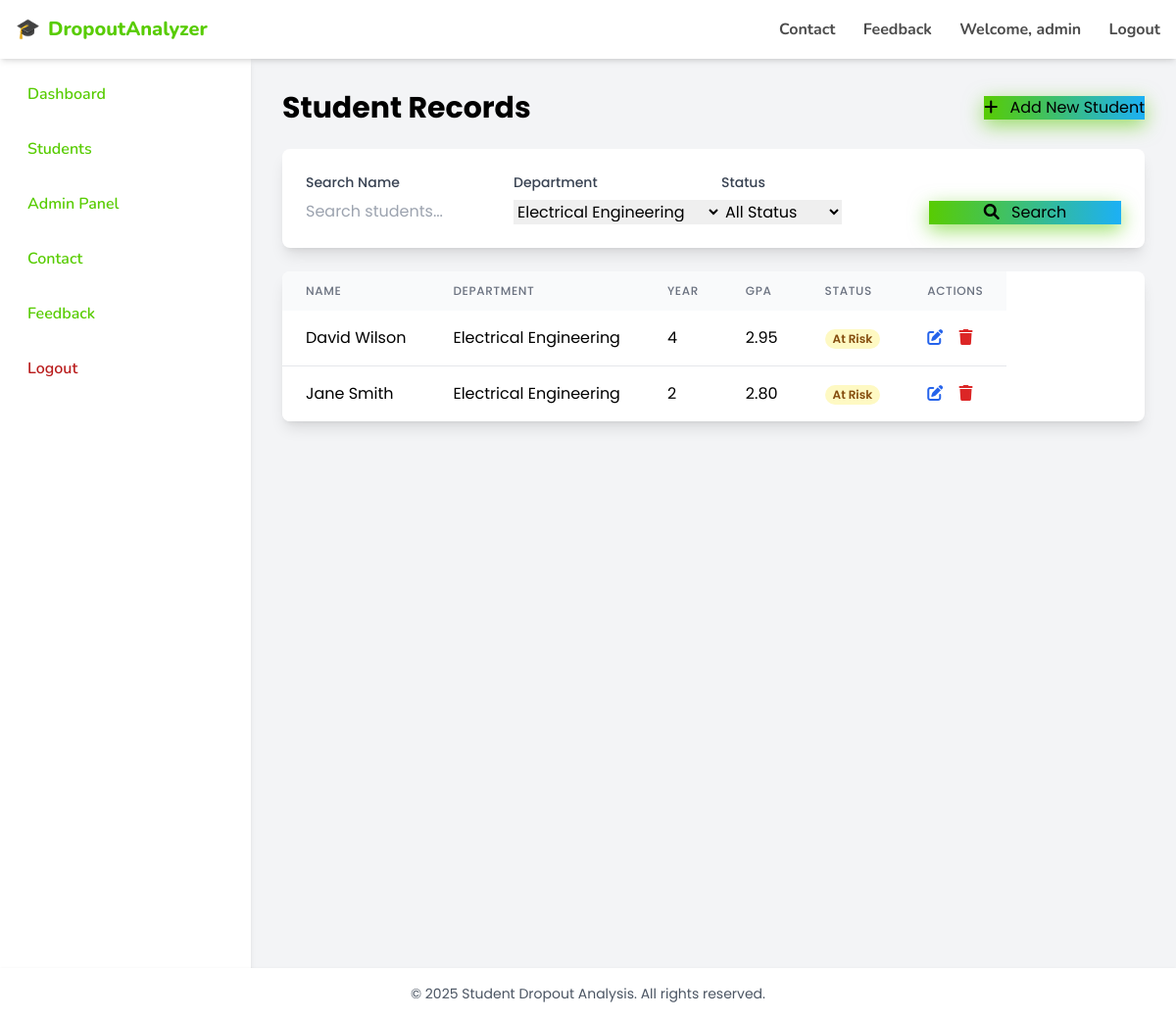
The page /students/view.php?department=Electrical Engineering (signed in) on the database its author committed.
### tables this page shows
CREATE TABLE IF NOT EXISTS students (
    id INT AUTO_INCREMENT PRIMARY KEY,
    name VARCHAR(100) NOT NULL,
    department VARCHAR(100) NOT NULL,
    year INT NOT NULL,
    gpa DECIMAL(3,2) NOT NULL,
    attendance_rate DECIMAL(5,2) DEFAULT 100.00,
    status ENUM('Active', 'At Risk', 'Dropped Out') NOT NULL DEFAULT 'Active',
    created_at TIMESTAMP DEFAULT CURRENT_TIMESTAMP,
    updated_at TIMESTAMP DEFAULT CURRENT_TIMESTAMP ON UPDATE CURRENT_TIMESTAMP
);

### students/view.php (the view, shortened to what this page needs)
<?php
require_once "../includes/db.php";
$page = isset($_GET['page']) ? (int)$_GET['page'] : 1;
$records_per_page = 10;
$offset = ($page - 1) * $records_per_page;
$search = isset($_GET['search']) ? $_GET['search'] : '';
$department_filter = isset($_GET['department']) ? $_GET['department'] : '';
$where_conditions = [];
$params = [];
$param_types = '';
if ($department_filter) {
    $where_conditions[] = "department = ?";
    $params[] = $department_filter;
    $param_types .= 's';
}
$where_clause = '';
if (!empty($where_conditions)) {
    $where_clause = "WHERE " . implode(" AND ", $where_conditions);
}
$query = "SELECT * FROM students $where_clause ORDER BY id DESC LIMIT ? OFFSET ?";
$stmt = $conn->prepare($query);
$param_types .= 'ii';
$params[] = $records_per_page;
$params[] = $offset;
$stmt->bind_param($param_types, ...$params);
$stmt->execute();
$result = $stmt->get_result();
$departments = $conn->query("SELECT DISTINCT department FROM students ORDER BY department")->fetch_all(MYSQLI_ASSOC);
?>
<!DOCTYPE html>
<html lang="en">
<head>
    <script src="https://cdn.tailwindcss.com"></script>
    <link rel="stylesheet" href="https://cdnjs.cloudflare.com/ajax/libs/font-awesome/6.0.0-beta3/css/all.min.css" />
    <link rel="stylesheet" href="../assets/css/style.css" />
</head>
<body class="bg-gray-100 min-h-screen">
    <?php include "../components/navbar.php"; ?>
    <div class="flex">
        <?php include "../components/sidebar.php"; ?>
        <main class="flex-1 p-8">
            <div class="flex justify-between items-center mb-6">
                <h1 class="text-3xl font-bold">Student Records</h1>
                <a href="add.php" class="btn-primary">
                    <i class="fas fa-plus mr-2"></i> Add New Student
                </a>
            </div>
            <div class="bg-white rounded-lg shadow-lg p-6 mb-6">
                <form method="GET" class="grid grid-cols-1 md:grid-cols-4 gap-4">
                    <div>
                        <label class="block text-sm font-medium text-gray-700 mb-2">Search Name</label>
                        <input type="text" name="search" value="<?= htmlspecialchars($search) ?>"
                               class="form-input" placeholder="Search students...">
                    </div>
                    <div>
                        <label class="block text-sm font-medium text-gray-700 mb-2">Department</label>
                        <select name="department" class="form-input">
                            <?php foreach ($departments as $dept): ?>
                                <option value="<?= htmlspecialchars($dept['department']) ?>"
                                        <?= $department_filter === $dept['department'] ? 'selected' : '' ?>>
                                    <?= htmlspecialchars($dept['department']) ?>
                                </option>
                            <?php endforeach; ?>
                        </select>
                    </div>
                    <div>
                        <label class="block text-sm font-medium text-gray-700 mb-2">Status</label>
                        <select name="status" class="form-input">
                            <option value="">All Status</option>
                        </select>
                    </div>
                    <div class="flex items-end">
                        <button type="submit" class="btn-primary w-full">
                            <i class="fas fa-search mr-2"></i> Search
                        </button>
                    </div>
                </form>
            </div>
            <div class="bg-white rounded-lg shadow-lg overflow-hidden">
                <table class="data-table">
                    <thead class="bg-gray-50">
                        <tr>
                            <th class="px-6 py-3 text-left text-xs font-medium text-gray-500 uppercase tracking-wider">Name</th>
                            <th class="px-6 py-3 text-left text-xs font-medium text-gray-500 uppercase tracking-wider">Department</th>
                            <th class="px-6 py-3 text-left text-xs font-medium text-gray-500 uppercase tracking-wider">Year</th>
                            <th class="px-6 py-3 text-left text-xs font-medium text-gray-500 uppercase tracking-wider">GPA</th>
                            <th class="px-6 py-3 text-left text-xs font-medium text-gray-500 uppercase tracking-wider">Status</th>
                            <th class="px-6 py-3 text-left text-xs font-medium text-gray-500 uppercase tracking-wider">Actions</th>
                        </tr>
                    </thead>
                    <tbody class="bg-white divide-y divide-gray-200">
                        <?php if ($result && $result->num_rows > 0): ?>
                            <?php while ($row = $result->fetch_assoc()): ?>
                                <tr class="hover:bg-gray-50">
                                    <td class="px-6 py-4"><?= htmlspecialchars($row['name']) ?></td>
                                    <td class="px-6 py-4"><?= htmlspecialchars($row['department']) ?></td>
                                    <td class="px-6 py-4"><?= htmlspecialchars($row['year']) ?></td>
                                    <td class="px-6 py-4"><?= htmlspecialchars($row['gpa']) ?></td>
                                    <td class="px-6 py-4">
                                        <?php
                                        $status_color = 'gray';
                                        if ($row['status'] === 'Dropped Out') $status_color = 'red';
                                        elseif ($row['status'] === 'At Risk') $status_color = 'yellow';
                                        elseif ($row['status'] === 'Active') $status_color = 'green';
                                        ?>
                                        <span class="px-2 inline-flex text-xs leading-5 font-semibold rounded-full bg-<?= $status_color ?>-100 text-<?= $status_color ?>-800">
                                            <?= htmlspecialchars($row['status']) ?>
                                        </span>
                                    </td>
                                    <td class="px-6 py-4">
                                        <a href="edit.php?id=<?= $row['id'] ?>" class="text-blue-600 hover:text-blue-900 mr-3">
                                            <i class="fas fa-edit"></i>
                                        </a>
                                        <a href="delete.php?id=<?= $row['id'] ?>"
                                           class="text-red-600 hover:text-red-900"
                                           onclick="return confirm('Are you sure you want to delete this student?');">
                                            <i class="fas fa-trash"></i>
                                        </a>
                                    </td>
                                </tr>
                            <?php endwhile; ?>
                        <?php else: ?>
                            <tr>
                                <td colspan="6" class="px-6 py-4 text-center text-gray-500">No students found</td>
                            </tr>
                        <?php endif; ?>
                    </tbody>
                </table>
            </div>
        </main>
    </div>
    <?php include "../components/footer.php"; ?>
</body>
</html>

### assets/css/style.css (style rules this page uses)
.data-table { @apply min-w-full divide-y divide-gray-200 shadow-lg rounded-lg overflow-hidden; }
.btn-primary { @apply bg-blue-600 text-white px-6 py-2 rounded-lg hover:bg-blue-700 transition-colors duration-300; }
.form-input { @apply w-full p-3 border border-gray-300 rounded-lg focus:ring-2 focus:ring-blue-500 focus:border-transparent transition-all duration-300; }
.btn-primary { @apply text-white px-6 py-2 rounded-lg border-4 border-green-600 transition-colors duration-300; background: linear-gradient(90deg, #58cc02 0%, #1cb0f6 100%); box-shadow: 0 6px 20px rgba(88, 204, 2, 0.6); border-image-slice: 1; border-image-source: linear-gradient(90deg, #58cc02 0%, #1cb0f6 100%); }
.form-input { @apply w-full p-3 border border-gray-300 rounded-lg focus:ring-2 focus:ring-green-500 focus:border-green-500 transition-all duration-300; }

### students/view.php (style rules this page uses)
body { font-family: 'Poppins', sans-serif; }

### rows shown on the page
students: name "David Wilson", department "Electrical Engineering", year "4", gpa "2.95", status "At Risk"
students: name "Jane Smith", department "Electrical Engineering", year "2", gpa "2.80", status "At Risk"

### other values the page prints
$_SESSION['user_name'] "admin"
form field department "Electrical Engineering"
